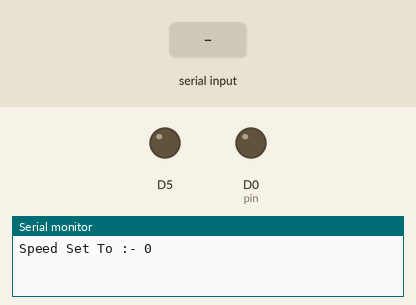
This sketch was run on a simulated ESP8266 (NodeMCU). Shown: output pins drawn as LEDs (lit = HIGH), the last lines printed to the serial monitor. The inputs (shaded band) are chosen by the test bench.

Above: at 1.2 s.
1.3 s: "90,45\n" received over Serial
At 2.3 s:
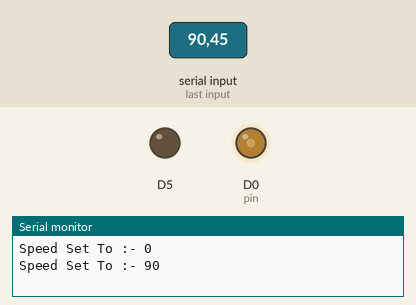
2.8 s: "30,150\n" received over Serial
At 3.4 s:
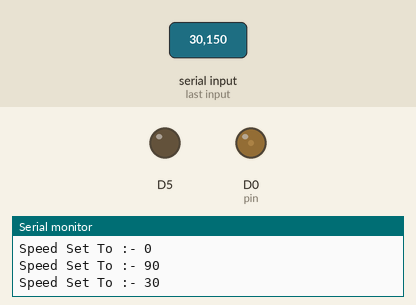
4.3 s: "200\n" received over Serial
At 5.5 s:
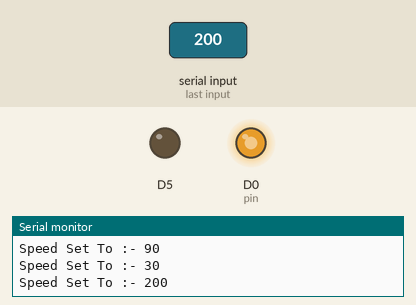
5.8 s: "90\n" received over Serial
At 6.7 s:
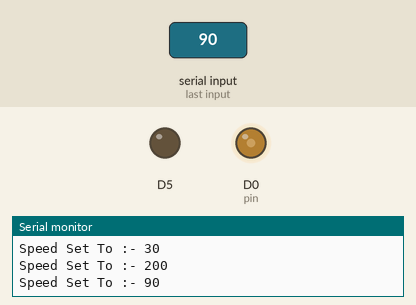
Timing chart, 0 to 8.3 s (numbered marks = the images above; inputs shaded):
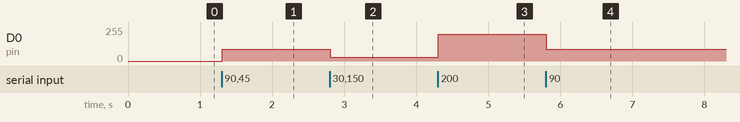

Measured:
- after the input at 1.3 s, D0 (pin): 0/255 → 90/255 at once
- after the input at 2.8 s, D0 (pin): 90/255 → 30/255 at once
- after the input at 4.3 s, D0 (pin): 30/255 → 200/255 at once
- after the input at 5.8 s, D0 (pin): 200/255 → 90/255 at once

The sketch:

serial_D5_pin_analog_set_serial_esp8266.ino
```cpp
int pin=D0;

void setup()
{
  pinMode(D5,OUTPUT);
  Serial.begin(115200);
  cmd("0");
}

void loop()
{
  serialEvent();
}

void serialEvent()
{
  String m="";
  char c='\0';
  while(Serial.available()>0)
  {
    delay(1);
    c=Serial.read();
    if(c=='\n'||c=='\r')
    {
      continue;
    }
    m+=c;
  }
  if(m.equals(""))
  {
    return;
  }
  cmd(m);
}

void cmd(String a)
{
  uint16_t spd = (uint16_t)(a.toInt());
  analogWrite(pin,spd);
  Serial.println("Speed Set To :- "+String(spd));
}
```
